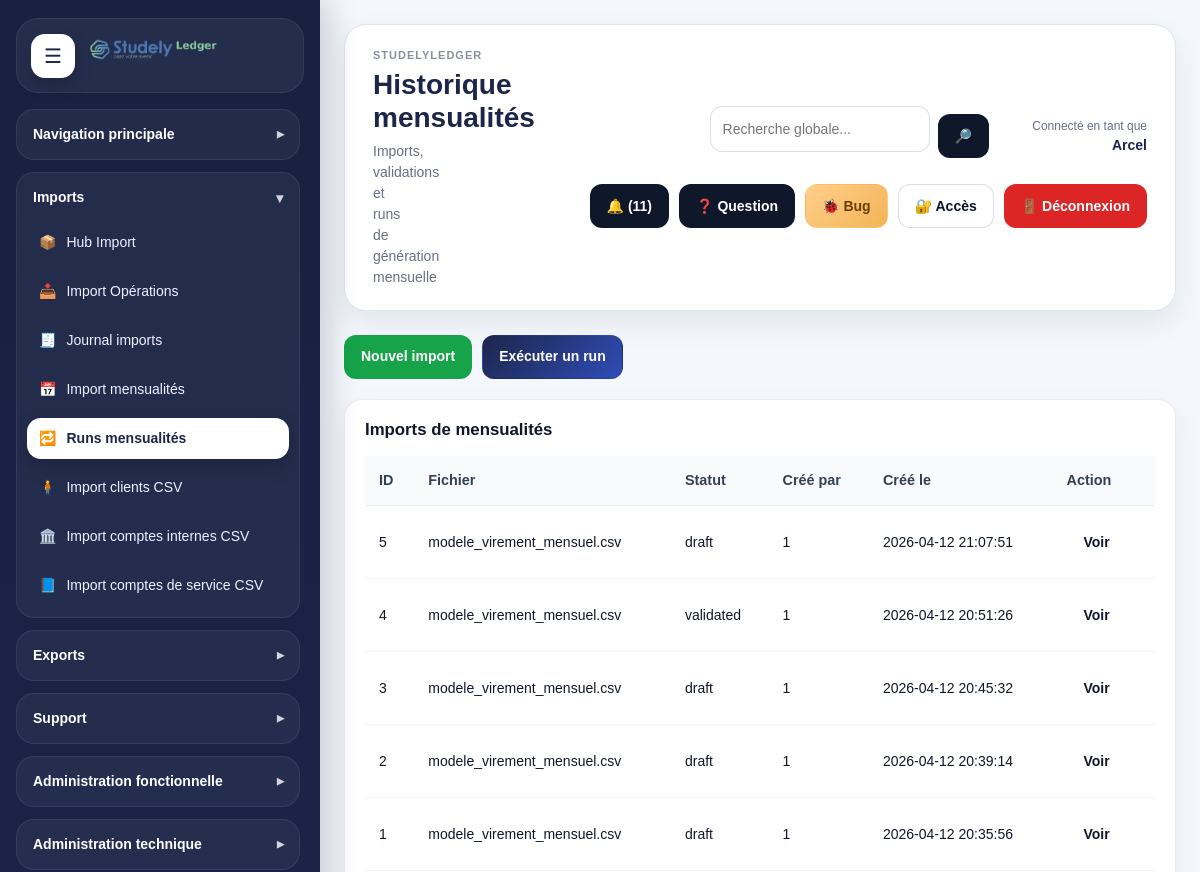
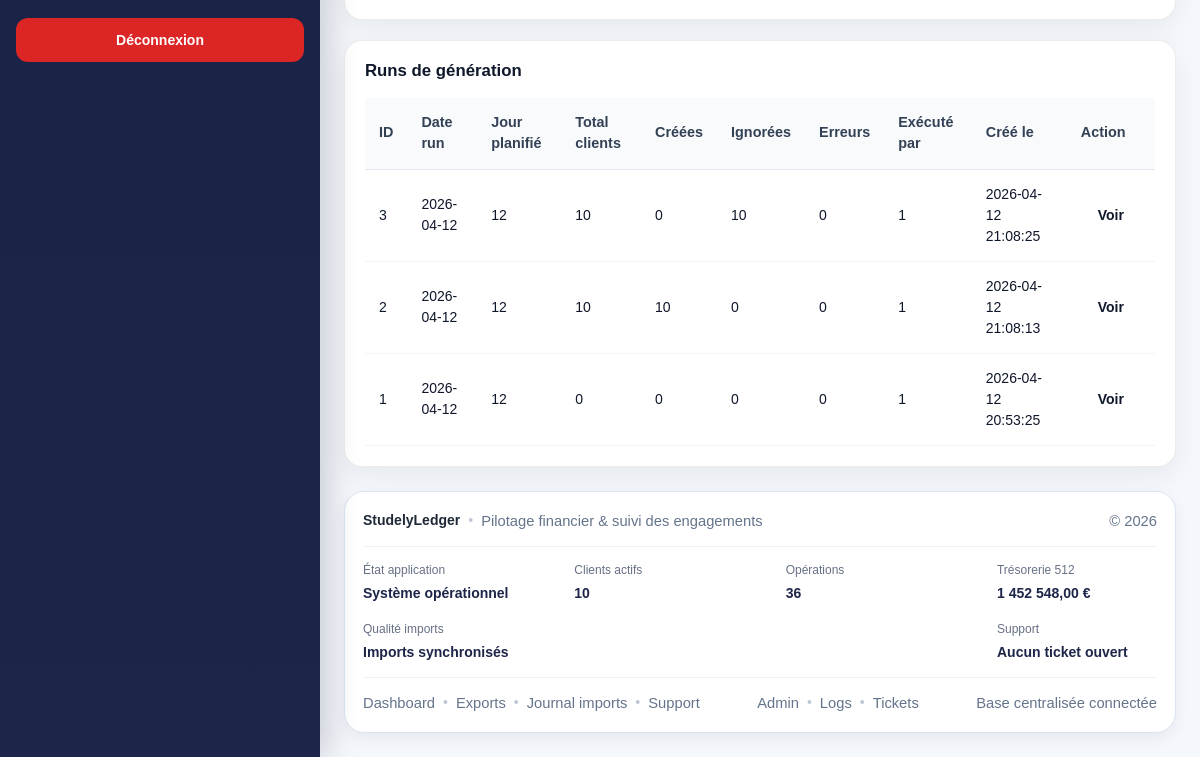
The page /modules/monthly_payments/monthly_runs_list.php (signed in) on the database as committed earlier (2 pictures, top to bottom).
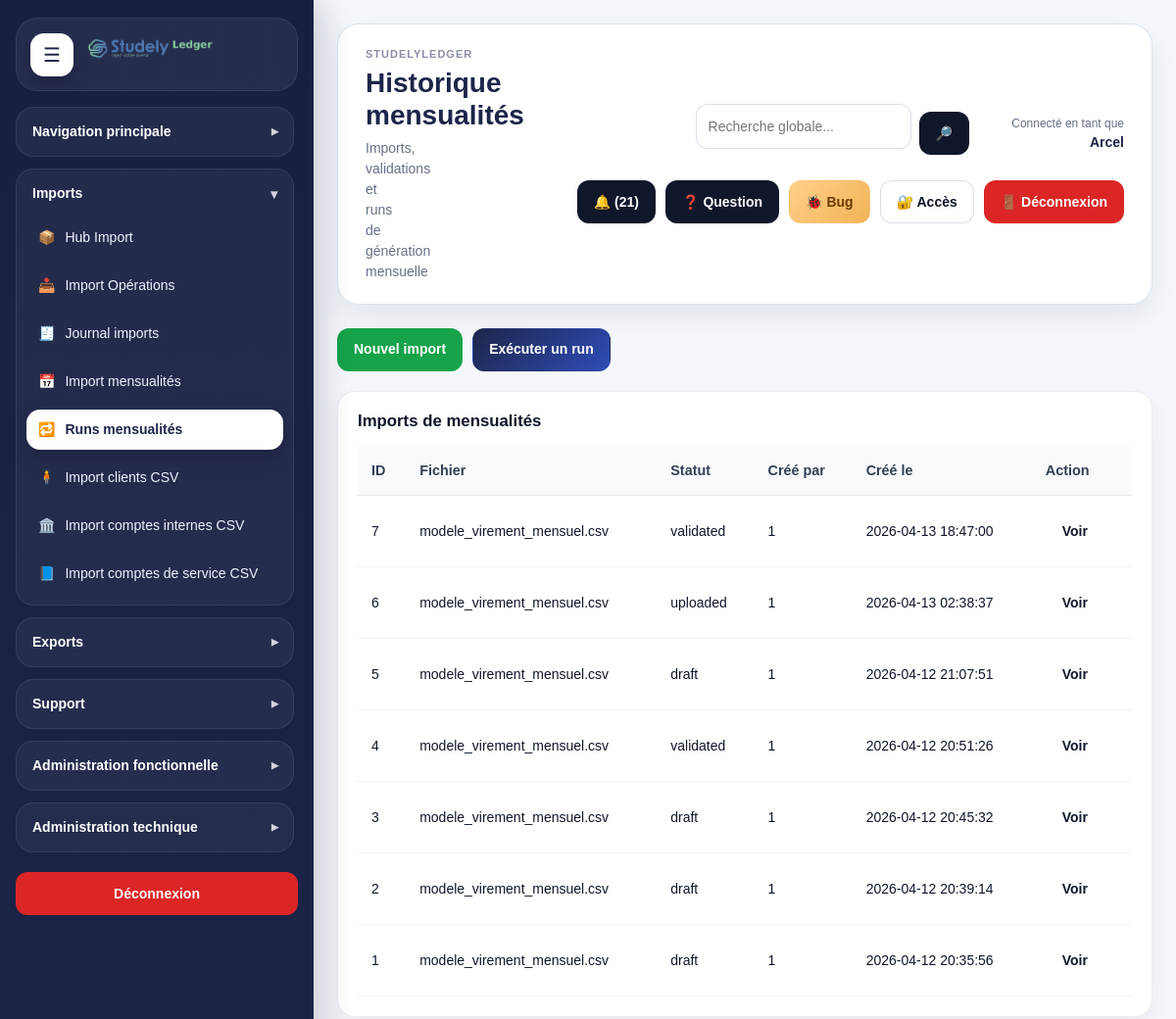
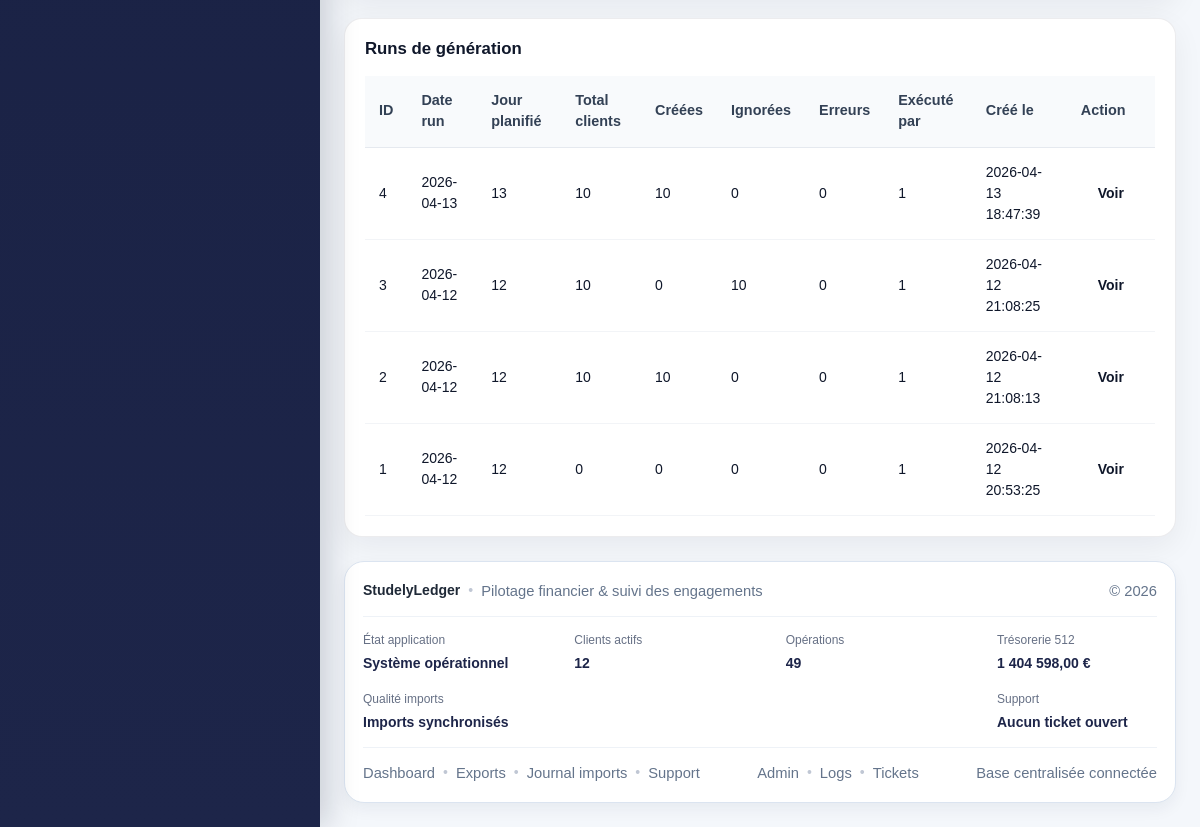
The same page on the database as committed later (2 pictures, top to bottom).
### tables this page shows
CREATE TABLE `monthly_payment_imports` (
  `id` int(11) NOT NULL,
  `file_name` varchar(255) NOT NULL,
  `status` varchar(50) NOT NULL DEFAULT 'draft',
  `created_by` int(11) DEFAULT NULL,
  `created_at` datetime NOT NULL DEFAULT current_timestamp(),
  `updated_at` datetime DEFAULT NULL
);

CREATE TABLE `monthly_payment_runs` (
  `id` int(11) NOT NULL,
  `run_date` date NOT NULL,
  `scheduled_day` tinyint(4) NOT NULL DEFAULT 26,
  `total_clients` int(11) NOT NULL DEFAULT 0,
  `total_created` int(11) NOT NULL DEFAULT 0,
  `total_skipped` int(11) NOT NULL DEFAULT 0,
  `total_errors` int(11) NOT NULL DEFAULT 0,
  `executed_by` int(11) DEFAULT NULL,
  `created_at` datetime NOT NULL DEFAULT current_timestamp(),
  `status` varchar(50) DEFAULT 'executed'
);

### includes/admin_functions.php (called while the page is built, shortened)
<?php
if (!function_exists('e')) {
    function e(?string $value): string
    {
        return htmlspecialchars((string)($value ?? ''), ENT_QUOTES, 'UTF-8');
    }
}
        ?>

### modules/monthly_payments/monthly_runs_list.php (the view, shortened to what this page needs)
<?php
$pdo = getPDO();
require_once __DIR__ . '/../../includes/admin_functions.php';
$imports = [];
$runs = [];
if (tableExists($pdo, 'monthly_payment_imports')) {
    $stmt = $pdo->query("
        SELECT *
        FROM monthly_payment_imports
        ORDER BY id DESC
        LIMIT 50
    ");
    $imports = $stmt->fetchAll(PDO::FETCH_ASSOC) ?: [];
}
if (tableExists($pdo, 'monthly_payment_runs')) {
    $stmt = $pdo->query("
        SELECT *
        FROM monthly_payment_runs
        ORDER BY id DESC
        LIMIT 50
    ");
    $runs = $stmt->fetchAll(PDO::FETCH_ASSOC) ?: [];
}
require_once __DIR__ . '/../../includes/document_start.php';
?>
<div class="layout">
    <?php require_once __DIR__ . '/../../includes/sidebar.php'; ?>
    <div class="main">
        <?php require_once __DIR__ . '/../../includes/header.php'; ?>
        <div class="btn-group" style="margin-bottom:20px;">
            <a href="<?= e(APP_URL) ?>modules/monthly_payments/monthly_import_create.php" class="btn btn-success">Nouvel import</a>
            <a href="<?= e(APP_URL) ?>modules/monthly_payments/monthly_run_execute.php" class="btn btn-primary">Exécuter un run</a>
        </div>
        <div class="card">
            <h3>Imports de mensualités</h3>
            <div class="table-responsive">
                <table class="modern-table">
                    <thead>
                        <tr>
                            <th>ID</th>
                            <th>Fichier</th>
                            <th>Statut</th>
                            <th>Créé par</th>
                            <th>Créé le</th>
                            <th>Action</th>
                        </tr>
                    </thead>
                    <tbody>
                        <?php foreach ($imports as $import): ?>
                            <tr>
                                <td><?= (int)($import['id'] ?? 0) ?></td>
                                <td><?= e((string)($import['file_name'] ?? '')) ?></td>
                                <td><?= e((string)($import['status'] ?? '')) ?></td>
                                <td><?= e((string)($import['created_by'] ?? '')) ?></td>
                                <td><?= e((string)($import['created_at'] ?? '')) ?></td>
                                <td>
                                    <a href="<?= e(APP_URL) ?>modules/monthly_payments/monthly_import_preview.php?id=<?= (int)$import['id'] ?>" class="btn btn-sm">Voir</a>
                                </td>
                            </tr>
                        <?php endforeach; ?>
                    </tbody>
                </table>
            </div>
        </div>
        <div class="card" style="margin-top:20px;">
            <h3>Runs de génération</h3>
            <div class="table-responsive">
                <table class="modern-table">
                    <thead>
                        <tr>
                            <th>ID</th>
                            <th>Date run</th>
                            <th>Jour planifié</th>
                            <th>Total clients</th>
                            <th>Créées</th>
                            <th>Ignorées</th>
                            <th>Erreurs</th>
                            <th>Exécuté par</th>
                            <th>Créé le</th>
                            <th>Action</th>
                        </tr>
                    </thead>
                    <tbody>
                        <?php foreach ($runs as $run): ?>
                            <tr>
                                <td><?= (int)($run['id'] ?? 0) ?></td>
                                <td><?= e((string)($run['run_date'] ?? '')) ?></td>
                                <td><?= e((string)($run['scheduled_day'] ?? '')) ?></td>
                                <td><?= (int)($run['total_clients'] ?? 0) ?></td>
                                <td><?= (int)($run['total_created'] ?? 0) ?></td>
                                <td><?= (int)($run['total_skipped'] ?? 0) ?></td>
                                <td><?= (int)($run['total_errors'] ?? 0) ?></td>
                                <td><?= e((string)($run['executed_by'] ?? '')) ?></td>
                                <td><?= e((string)($run['created_at'] ?? '')) ?></td>
                                <td>
                                    <a href="<?= e(APP_URL) ?>modules/monthly_payments/monthly_run_view.php?id=<?= (int)$run['id'] ?>" class="btn btn-sm">Voir</a>
                                </td>
                            </tr>
                        <?php endforeach; ?>
                    </tbody>
                </table>
            </div>
        </div>
        <?php require_once __DIR__ . '/../../includes/footer.php'; ?>
    </div>
</div>
<?php require_once __DIR__ . '/../../includes/document_end.php'; ?>

Rows that differ between the two databases and show on the page:
added monthly_payment_imports: id "7", file_name "modele_virement_mensuel.csv", status "validated", created_by "1", created_at "2026-04-13 18:47:00"
added monthly_payment_imports: id "6", file_name "modele_virement_mensuel.csv", status "uploaded", created_by "1", created_at "2026-04-13 02:38:37"
added monthly_payment_runs: id "4", run_date "2026-04-13", scheduled_day "13", total_clients "10", total_created "10", total_skipped "0", total_errors "0", executed_by "1", created_at "2026-04-13 18:47:39"
Other text that changed with them:
$notificationCount: "11" → "21"
$totalActiveClients: "10" → "12"
$totalOperations: "36" → "49"
$totalTreasuryBalance: "1 452 548,00" → "1 404 598,00"
